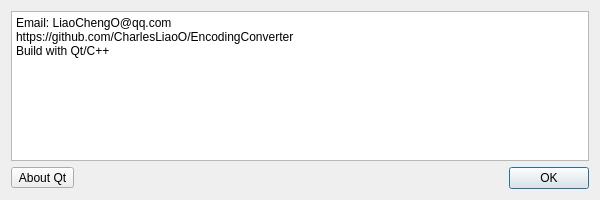
<?xml version="1.0" encoding="UTF-8"?>
<ui version="4.0">
 <class>AboutDlg</class>
 <widget class="QDialog" name="AboutDlg">
  <property name="geometry">
   <rect>
    <x>0</x>
    <y>0</y>
    <width>600</width>
    <height>200</height>
   </rect>
  </property>
  <property name="windowTitle">
   <string>About Software</string>
  </property>
  <layout class="QVBoxLayout" name="verticalLayout">
   <item>
    <widget class="QPlainTextEdit" name="plainTextEdit">
     <property name="plainText">
      <string notr="true">Email: LiaoChengO@qq.com
https://github.com/CharlesLiaoO/EncodingConverter
Build with Qt/C++</string>
     </property>
     <property name="textInteractionFlags">
      <set>Qt::LinksAccessibleByKeyboard|Qt::LinksAccessibleByMouse|Qt::TextBrowserInteraction|Qt::TextSelectableByKeyboard|Qt::TextSelectableByMouse</set>
     </property>
    </widget>
   </item>
   <item>
    <layout class="QHBoxLayout" name="horizontalLayout">
     <item>
      <widget class="QToolButton" name="toolButton_AboutQt">
       <property name="text">
        <string notr="true">About Qt</string>
       </property>
      </widget>
     </item>
     <item>
      <widget class="QDialogButtonBox" name="buttonBox">
       <property name="standardButtons">
        <set>QDialogButtonBox::Ok</set>
       </property>
      </widget>
     </item>
    </layout>
   </item>
  </layout>
 </widget>
 <resources/>
 <connections/>
</ui>
